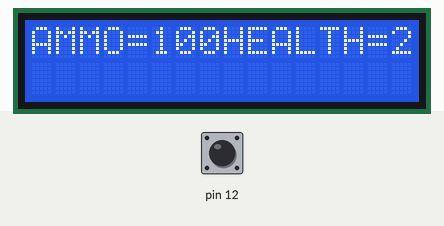
Simulated run of this sketch. Board: Arduino Uno, built with avr-gcc and run on an emulated ATmega328P. Shown: 16×2 character LCD. The test bench sets the inputs (shaded band); at power-on: pin 12 HIGH. What the sketch prints to the serial monitor is not drawn.

Above: at 1.2 s.
1.3 s: pin 12 pulled LOW for 1 s
At 3.0 s:
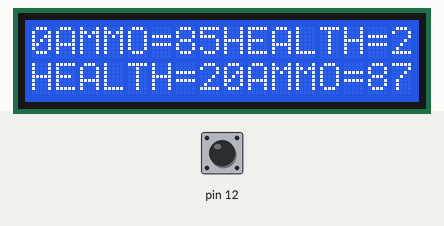
3.8 s: pin 12 pulled LOW for 0.15 s
At 5.1 s:
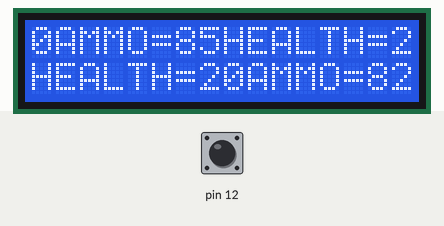
5.5 s: pin 12 pulled LOW for 0.15 s
At 6.2 s:
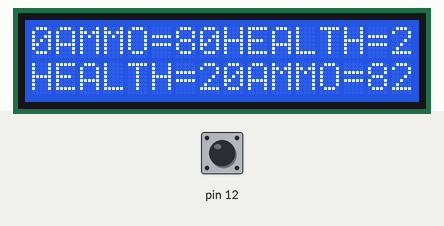
7.1 s: pin 12 pulled LOW for 1 s
At 8.5 s:
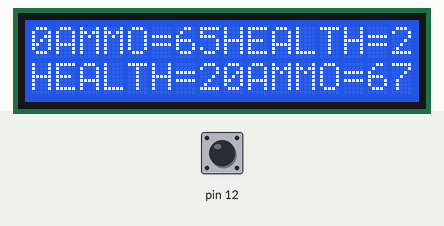
9.6 s: pin 12 driven LOW
At 9.98 s:
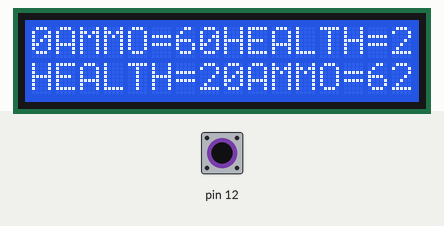
12.6 s: pin 12 driven HIGH
Timing chart, 0 to 15.1 s (numbered marks = the images above; inputs shaded):
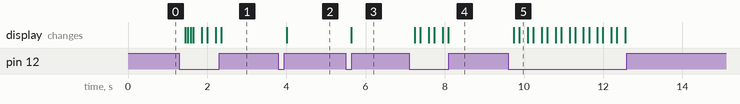

The sketch:

button.ino
```cpp
#include <IRremote.h>
#include <LiquidCrystal.h>
IRsend irsend;
int button=12;
int a;
int h;
int recvPin = 7;  // CONNECT THE OUTPUT PIN OF THE IR RECIEVER TO THIS PIN
const int rs = 8, en = 11, d4 = 5, d5 = 4, d6 = 6, d7 = 2;
LiquidCrystal lcd(rs, en, d4, d5, d6, d7);
IRrecv irrecv(recvPin);
decode_results results;
void setup() {
  // put your setup code here, to run once:
  a=100;h=20;
   lcd.begin(16, 2);
pinMode(12,INPUT_PULLUP);
irrecv.enableIRIn();
 lcd.print("AMMO=");lcd.print(a);
  lcd.print("HEALTH=");lcd.print(h);
Serial.begin(9600);
}

void loop() {

  // put your main code here, to run repeatedly:
if (digitalRead(12)== LOW)
{
  irsend.sendNEC(3899977530,32); //sends message in HEX
Serial.println("CODE SENT"); //prints on serial monitor
digitalWrite(LED_BUILTIN,HIGH);// built-in led glows
irrecv.enableIRIn();
a--;
if(a==0)
{
  lcd.print("END GAME");
}
else
{
  lcd.print("AMMO=");lcd.print(a);
  lcd.print("HEALTH=");lcd.print(h);
}

 }
else
{
 // Serial.println("in else");
  if(irrecv.decode(&results))
{
  Serial.println(results.value,HEX);
  irrecv.resume();
  digitalWrite(LED_BUILTIN,HIGH);
  h--;
  if(h==0)
{
  lcd.print("END GAME");
}
else
{
  lcd.print("AMMO=");lcd.print(a);
  lcd.print("HEALTH=");lcd.print(h);
}

  //delay(500);
}
  digitalWrite(LED_BUILTIN,LOW);
}

}
```

Measured:
- after the input at 1.3 s, the display: first changes after 0.14 s (image 1 shows a later state)
- after the input at 3.8 s, the display: changes after 0.21 s (image 2)
- after the input at 5.5 s, the display: changes after 0.14 s (image 3)
- after the input at 7.1 s, the display: first changes after 0.14 s (image 4 shows a later state)
- after the input at 9.6 s, the display: first changes after 0.14 s (image 5 shows a later state)
- after the input at 12.6 s, every drawn part: stays the same
